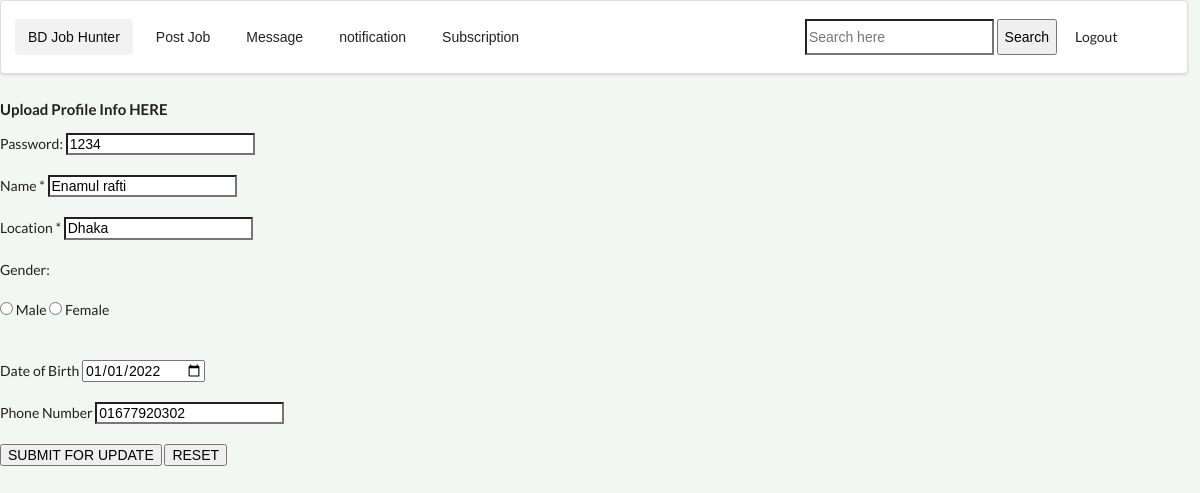
The page /updatereqprofile.php (signed in) on the database its author committed.
### tables this page shows
CREATE TABLE `user` (
  `username` varchar(100) NOT NULL,
  `password` int(11) NOT NULL,
  `name` varchar(100) NOT NULL,
  `location` varchar(100) NOT NULL,
  `gender` varchar(100) NOT NULL,
  `contact` varchar(11) NOT NULL,
  `usertype` varchar(100) NOT NULL,
  `dateofbirth` date NOT NULL
);

### updatereqprofile.php (the view, shortened to what this page needs)
<?php
if(
        isset($_SESSION['useremail'])
    &&  !empty($_SESSION['useremail'])
){
    ?>
<!DOCTYPE html>
<html>
<head>
      <?php include "css.php"; ?>
</head>
<body>
     <?php include "recruiterheader.php"; ?>
    <h4>Upload Profile Info HERE</h4>
        <?php
                     try{
                        $conn=new PDO('mysql:host=localhost:3306;dbname=careerbuilder;','root','');
                        $conn->setAttribute(PDO::ATTR_ERRMODE,PDO::ERRMODE_EXCEPTION);
                         $mail=$_SESSION['useremail'];
                        $sqlquerystring="SELECT * FROM user WHERE username='$mail'";
                        $returnobj=$conn->query($sqlquerystring);
                            $tabledata=$returnobj->fetchAll();
                            foreach($tabledata AS $row){
                                ?>
                                   <form action="updatereqprofileprocess.php" method="POST">
         <label for="upass">Password: </label>
            <input type="text" id="upass" name="upass"  value="<?php echo $row['password']; ?>">
            <br><br>
            <label for="fname"> Name *</label>
            <input type="text" name="fname" id="fname" value="<?php echo $row['name']; ?>" required>
            <br><br>
            <label for="location"> Location *</label>
            <input type="text" name="location" id="location"  value="<?php echo $row['location']; ?>"required>
            <br><br>
            <label for="gender">Gender: </label>
            <br><br>
            <input type="radio" id="gender" name="gender" value="male" /> Male
            <input type="radio" id="gender" name="gender" value="female" /> Female <br />
            <br><br>
            <label for="dob">Date of Birth</label>
            <input type="date" name="dob" id="dob" value="<?php echo $row['dateofbirth']; ?>">
            <br><br>
            <label for="phone">Phone Number</label>
            <input type="text" name="phone" id="phone"  value="<?php echo $row['contact']; ?>">
            <br><br>
        <input type="submit" value="SUBMIT FOR UPDATE">
        <input type="reset" value="RESET">
    </form>
                                <?php
                            }
                        }
                    catch (PDOException $ex){
                        ?>
                             catch No data found
                        <?php
                    }
                    ?>
</body>
</html>
<?php
}
else{
    ?>
<script>
    location.assign('login.php')
</script>
<?php
}
?>

### css.php (style rules this page uses)
body { background-color: rgb(243,247,243); width: 99%; }

### rows shown on the page
user: upass "1234", fname "Enamul rafti", location "Dhaka", dob "01/01/2022", phone "01677920302"
